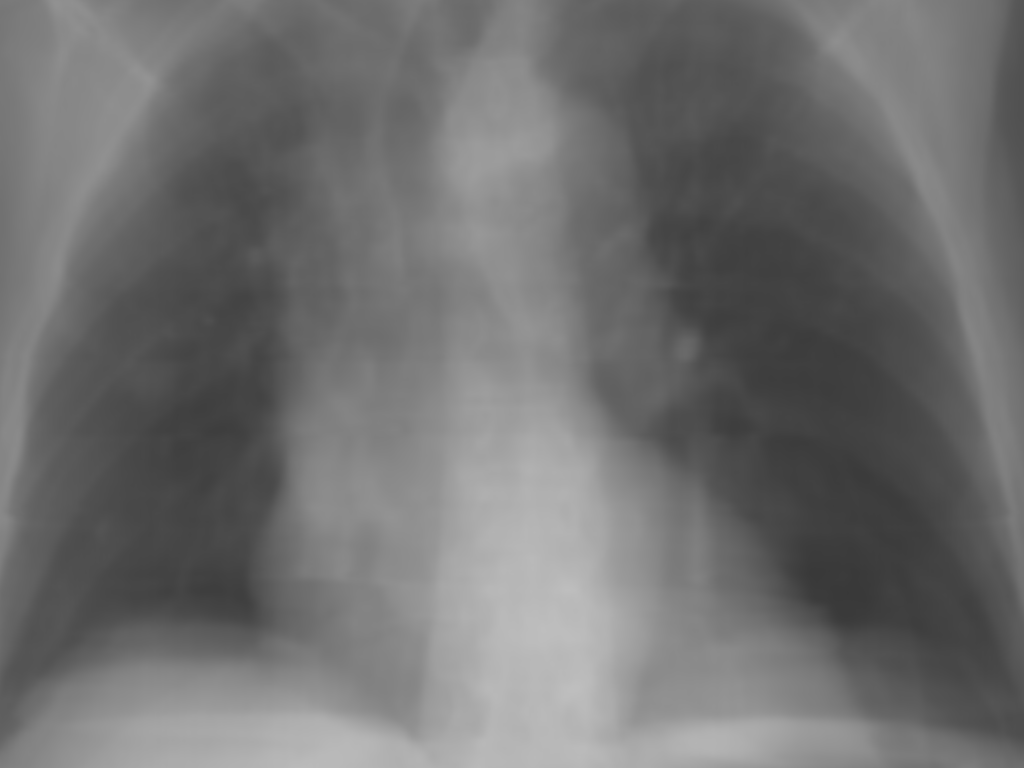
%> input picture MATLAB_FUNCTIONALITIES/DRR-GENERATION-PYTHON/Proj_000.png, 1024 x 768 px
$ octave --eval "result = extractDiaphragm_obsolete(imread('../../../../MATLAB_FUNCTIONALITIES/DRR-GENERATION-PYTHON/Proj_000.png'));"   (GNU Octave 9; MATLAB toolbox functions it lacks are replaced by stand-ins)
%> lines starting %> are read from the running program, lines starting %| are printed output that depends on the picture; in (x1, y1, x2, y2) boxes, pixels count from 0 and x2, y2 are one past the last pixel; in counts of white or black regions, pixels touching at a corner belong together; the program's own positions count from 1
### MatlabFolder/IGT/MATLABModules/Numeric/findConnected.m
function result = findConnected(M,minN)
%% result = findConnected(M,minN)
% ------------------------------------------
% FILE   : findConnected.m
% AUTHOR : Andy Shieh, School of Physics, The University of Sydney
% DATE   : 2013-12-10   Created.
% ------------------------------------------
% PURPOSE
%   Find the maximum connected region of the input image, or excluded
%   regions with less than minN connected pixels.
%   Support only logical input for now.
%
% ------------------------------------------
% INPUT
%
%  M
%   The input logical map.
%
%  minN
%   (Optional) Regions with less than minN connected pixels will be
%   excluded.
%   This field is optional. If it is not input, or input as "0", the
%   function will look for the largest connected region.
%   (default: 0, where findConnected looks for the largest connected
%   region)
%
% OUTPUT
%
%  result
%   The resultant logical map with the unconnected region eliminated.

%% Using MATLAB built-in function bwconncomp

if ~islogical(M)
    error('ERROR: The input M must be in logical format.');
end;

if nargin < 2
    minN = 0;
else
    if ~isnumeric(minN) || ~isscalar(minN) || minN < 0 || mod(minN,1) ~= 0
        error('ERROR: The input minN must be zero or a positive integer.');
    end
end;

conn = bwconncomp(M);
nPixels = cellfun(@numel,conn.PixelIdxList);

if minN == 0
    result = false(size(M));
    [~,idx] = max(nPixels);
    result(conn.PixelIdxList{idx}) = true;
else
    result = M;
    noise_index = find(nPixels < minN);
    for k = 1:length(noise_index);
        result(conn.PixelIdxList{noise_index(k)}) = false;
    end;
end;

return;

### MatlabFolder/IGT/MATLABModules/Numeric/extractDiaphragm_obsolete.m
function [dImg_full,dImg_top,d_full,d_top,d_full_cell,d_top_cell] = extractDiaphragm_obsolete(img,spacing,softCutoff)
%% [dImg_full,dImg_top,d_full,d_top,d_full_cell,d_top_cell] = extractDiaphragm_obsolete(img,spacing,softCutoff)
% ------------------------------------------
% FILE   : extractDiaphragm.m
% AUTHOR : Andy Shieh, ACRF Image X Institute, The University of Sydney
% DATE   : 2018-02-18  Created.
% ------------------------------------------
% PURPOSE
%   Extract diaphragm from an input 3D image.
% ------------------------------------------
% INPUT
%   img:            The input 3D image matrix in IEC geometry (LR, SI, AP)
%   spacing:        (Optional) The pixel spacing of the 3D image (1 by 3
%                   vector) in mm.
%                   Default: [1,1,1]
%   softCutoff:     (Optional) Soft tissue intensity cutoff value for
%                   segmenting the lungs.
%                   Default: Auto-detection.
% OUTPUT
%   dImg_full:      The full extracted diaphragm image.
%   dImg_top:       The top of the extracted diaphragm image.
%   d_full:         Binary mask of the whole diaphragm.
%   d_top:          Binary mask of the top part of the diaphragm.
%   d_full_cell:    A cell specifying the full mask for each of the
%                   diaphragms.
%   d_top_cell:     A cell specifying the top mask for each of the
%                   diaphragms.

%% Hard coded parameters
filtSize = 2; %mm
minVol = 15000; %mm^3
lungOverlap = 1000; % mm^3
topFrac = 1/2;

%% Input check
if nargin < 2
    spacing = [1,1,1];
end

if nargin < 3
    softCutoff = [];
end

%% Extract body and lung as a reference
% First, find the best tissue cutoff value if not input
if isempty(softCutoff)
    cutoffs = linspace(min(img(:)),max(img(:)),50);
%> cutoffs = 50 values from 56 to 191
    for k = 1:length(cutoffs)
        numOfPix(k) = sum(img(:) > cutoffs(k));
    end
%> after the loop, numOfPix = 50 values, max 786426 at index 1, min 0 at index 50, mean 324989.2
    dN = numOfPix(3:end) - numOfPix(1:end-2);
%> dN = 48 values, max -4493 at index 48, min -54419 at index 27, mean -32702.5
    dN = [max(abs(dN)),dN,max(abs(dN))];
%> dN = 50 values, max 54419 at index 1, min -54419 at index 28, mean -29217.7
    % Cutoff that resulted in less than 10% of pixels being soft tissue is
    % very unlikely to be correct
    dN(numOfPix/numel(img) < 0.1) = max(abs(dN));
    % Then within the likely values, pick the one that is most stable to
    % segmentation
    indBestCutoff = round(mean(find(abs(dN) == min(abs(dN)))));
%> indBestCutoff = 38
    softCutoff = cutoffs(indBestCutoff);
%> softCutoff = 157.9
end

% Segment the body and lungs using the soft tissue cutoff
body = img > softCutoff;
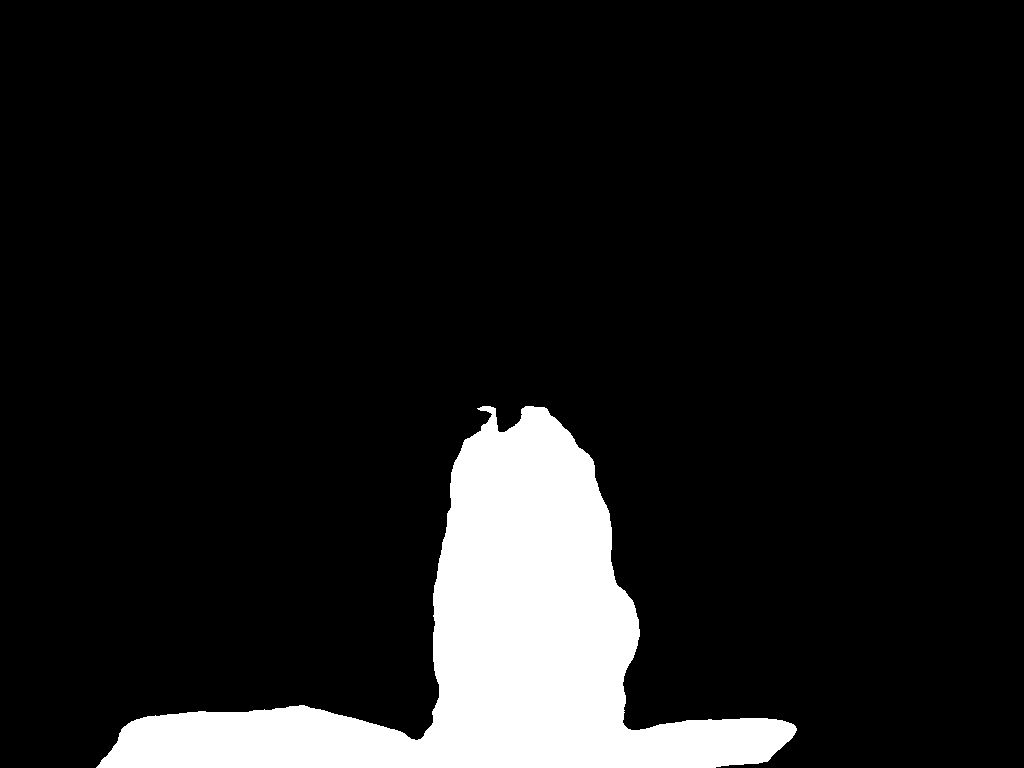
%> body: size 768x1024 logical; 10.7% white; 1 white region, box (x1, y1, x2, y2) and area: (96, 406, 797, 768) 83976
body = findConnected(body);
%> in findConnected, `conn = bwconncomp(M);`: conn = 1 connected component
%> in findConnected, `nPixels = cellfun(@numel,conn.PixelIdxList);`: nPixels = 83976
%> in findConnected, `[~,idx] = max(nPixels);`: idx = 1
ext = findConnected(~body);
lungs = findConnected(~body & ~ext);
%> the run ends on the next line

%% Find diaphragm boundary
% LR,SI,AP gradient
gradX = abs(img(3:end,:,:) - img(1:end-2,:,:));
gradX(2:end+1,:,:) = gradX; gradX(1,:,:) = 0;   gradX(end+1,:,:) = 0;
gradY = img(:,3:end,:) - img(:,1:end-2,:);
gradY(:,2:end+1,:) = gradY; gradY(:,1,:) = 0;   gradY(:,end+1,:) = 0;
gradZ = abs(img(:,:,3:end) - img(:,:,1:end-2));
gradZ(:,:,2:end+1) = gradZ; gradZ(:,:,1) = 0;   gradZ(:,:,end+1) = 0;

% Apply average filter to smooth gradient
for k = 1:size(gradY,2);
    slice = permute(gradX(:,k,:),[1 3 2]);
    gradX(:,k,:) = permute(imfilter(slice,...
        fspecial('average',ceil([filtSize,filtSize] ./ spacing([1,3])))),...
        [1 3 2]);
    slice = permute(gradY(:,k,:),[1 3 2]);
    gradY(:,k,:) = permute(imfilter(slice,...
        fspecial('average',ceil([filtSize,filtSize] ./ spacing([1,3])))),...
        [1 3 2]);
    slice = permute(gradZ(:,k,:),[1 3 2]);
    gradZ(:,k,:) = permute(imfilter(slice,...
        fspecial('average',ceil([filtSize,filtSize] ./ spacing([1,3])))),...
        [1 3 2]);
end

d_full = gradY > sqrt(gradX.^2+gradZ.^2) & ...
    gradY > 0.5*(mean(img(body(:))) - mean(img(lungs(:))));
d_full = findConnected(d_full,round(minVol/prod(spacing)));

% Find connected sections
conSecs = bwconncomp(d_full);
% If no overlap with lungs, then it is not the diaphragm
indNotDiaphragm = [];
for k = 1:length(conSecs.PixelIdxList)
    thisSec = false(size(d_full));
    thisSec(conSecs.PixelIdxList{k}) = true;
    if sum(sum(sum(thisSec & lungs))) < round(lungOverlap/prod(spacing))
        indNotDiaphragm = [indNotDiaphragm,k];
    end
end
conSecs.PixelIdxList = rmcell1D(conSecs.PixelIdxList,indNotDiaphragm);
conSecs.NumObjects = length(conSecs.PixelIdxList);

% Pick the lowest two sections
meanY = zeros(conSecs.NumObjects,1);
for k = 1:conSecs.NumObjects
    meanY(k) = mean(...
        mod(floor((conSecs.PixelIdxList{k} - 1) / size(d_full,1)),size(d_full,2)) + 1);
end
[~,indSortY] = sort(meanY);
d_full = false(size(d_full));
for k = 1:2
    tmp = false(size(d_full));
    tmp(conSecs.PixelIdxList{indSortY(end-k+1)}) = true;
    d_full_cell{k} = tmp;
    for s = 1:size(d_full_cell{k},3)
        if sum(sum(d_full_cell{k}(:,:,s))) < 1; continue; end;
        d_full_cell{k}(:,:,s) = findConnected(d_full_cell{k}(:,:,s));
    end
    d_full_cell{k} = findConnected(d_full_cell{k});
    d_full = d_full | d_full_cell{k};
end

%% Pick only the top part if specified
d_top = false(size(d_full));
for k = 1:length(d_full_cell)
    bw = bwconncomp(d_full_cell{k});
    x = mod((bw.PixelIdxList{1} - 1),size(d_full,1)) + 1;
    y = mod(floor((bw.PixelIdxList{1} - 1) / size(d_full,1)),size(d_full,2)) + 1;
    z = (bw.PixelIdxList{1} - ...
        (y-1) * size(d_full,1) - x) / size(d_full,1) / size(d_full,2) + 1;
    %indTopPoint = find(y == min(y)); indTopPoint = indTopPoint(1);
    %dist = sqrt((x - x(indTopPoint)).^2 + (z - z(indTopPoint)).^2);
    dist = sqrt((x - mean(x)).^2 + (y - min(y)).^2 + (z - mean(z)).^2);
    [~,indTop] = sort(dist);
    mask_this = false(size(d_full));
    mask_this(bw.PixelIdxList{1}(indTop(1:round(end*topFrac)))) = true;
    d_top_cell{k} = mask_this;
    d_top = d_top | d_top_cell{k};
end

%% Diaphragm image
dImg_full = img .* single(d_full);
dImg_top = img .* single(d_top);
end

$ run again, on MATLAB_FUNCTIONALITIES/DRR-GENERATION-PYTHON/Proj_010.png
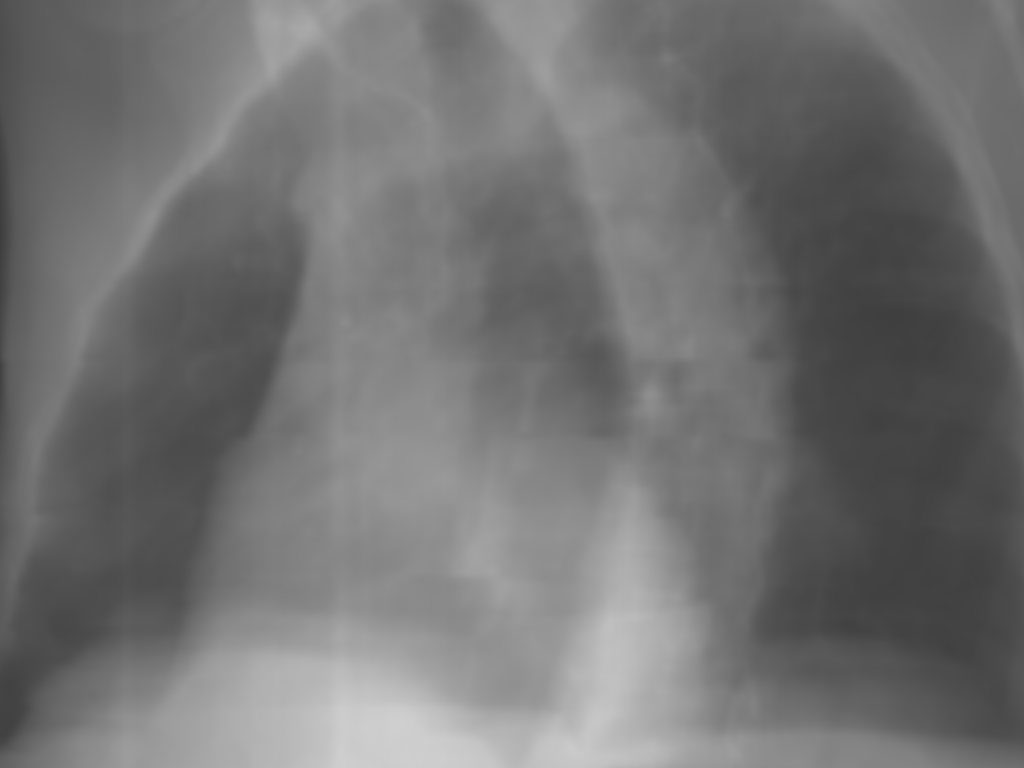
%> input picture MATLAB_FUNCTIONALITIES/DRR-GENERATION-PYTHON/Proj_010.png, 1024 x 768 px
%> cutoffs = 50 values from 61 to 207
%> after the loop in extractDiaphragm_obsolete, `for k = 1:length(cutoffs)`: numOfPix = 50 values, max 786421 at index 1, min 0 at index 50, mean 290971.3
%> in extractDiaphragm_obsolete, `dN = numOfPix(3:end) - numOfPix(1:end-2);`: dN = 48 values, max -4067 at index 46, min -64158 at index 18, mean -32700.2
%> in extractDiaphragm_obsolete, `dN = [max(abs(dN)),dN,max(abs(dN))];`: dN = 50 values, max 64158 at index 1, min -64158 at index 19, mean -28825.8
%> indBestCutoff = 2
%> softCutoff = 63.98
%> in extractDiaphragm_obsolete, `body = img > softCutoff;`:
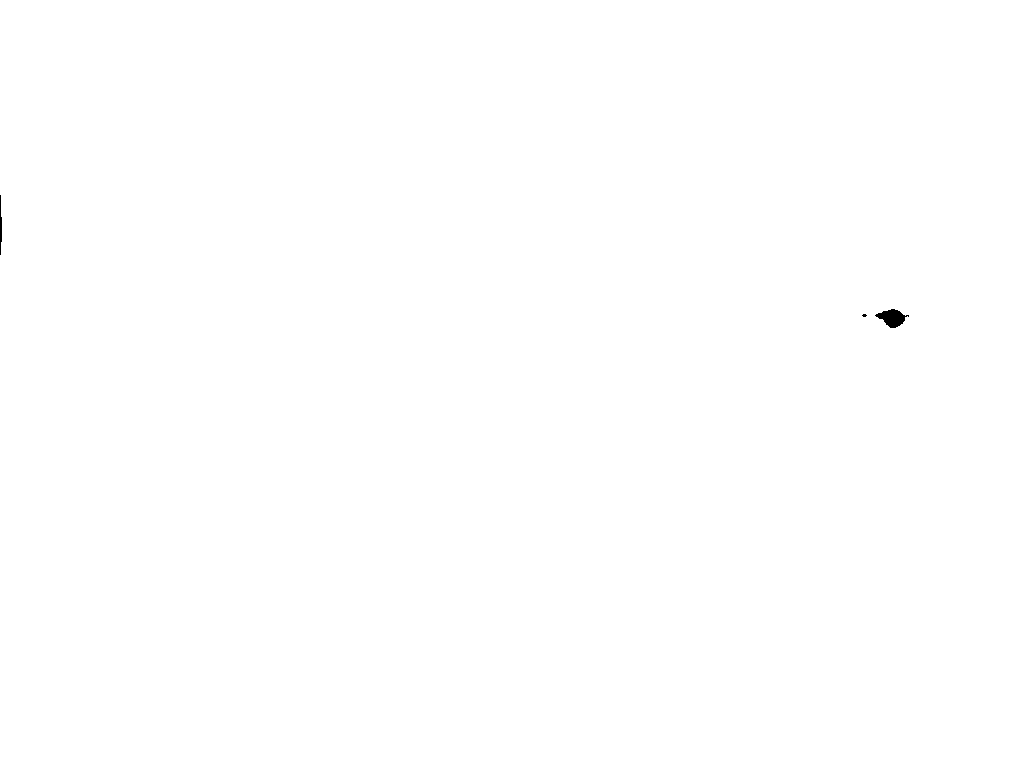
%> body: size 768x1024 logical; 99.9% white; 3 black regions (1 under 20 px), largest, box (x1, y1, x2, y2) and area: (875, 309, 909, 328) 359, (0, 195, 2, 255) 85
%> conn = 1 connected component
%> nPixels = 785977
%> idx = 1
%> result: size 768x1024 logical; 0.05% white; 1 white region, box (x1, y1, x2, y2) and area: (875, 309, 909, 328) 359
%> result: size 768x1024 logical; 0.01% white; 1 white region, box (x1, y1, x2, y2) and area: (0, 195, 2, 255) 85
%> in extractDiaphragm_obsolete, `gradZ = abs(img(:,:,3:end) - img(:,:,1:end-2));`: gradZ = []
%> after the loop in extractDiaphragm_obsolete, `for k = 1:size(gradY,2);`:
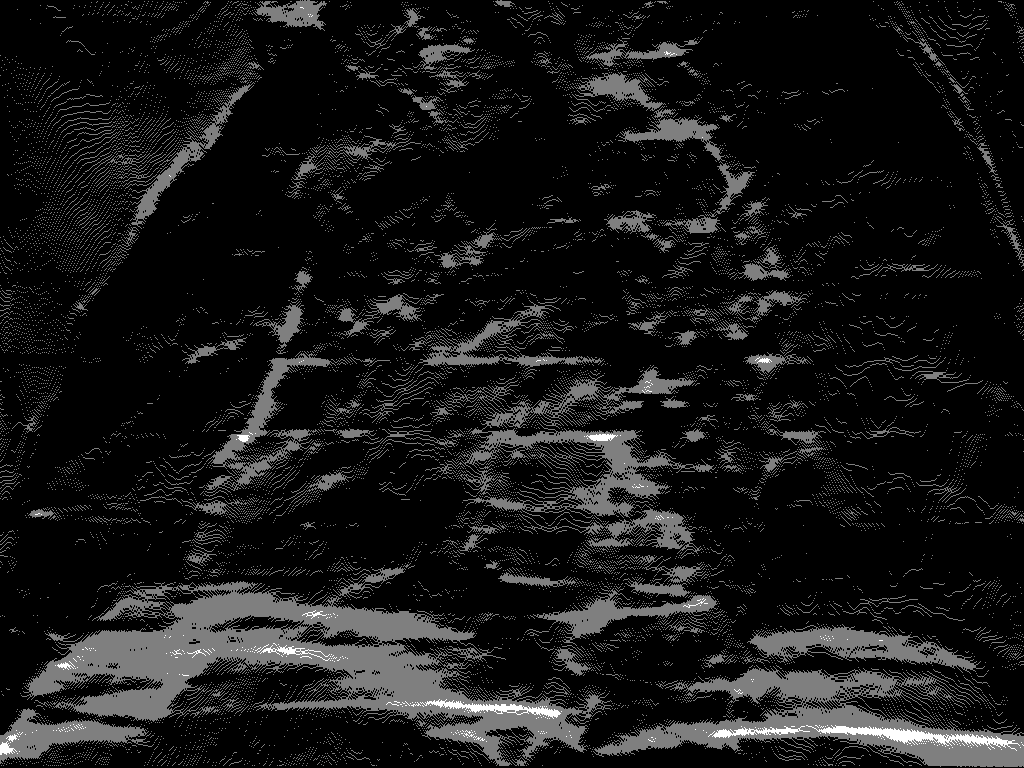
%> gradX: size 768x1024 uint8; min 0, max 2, mean 0.186; drawn with min black and max white
%> conSecs = 0 connected components
%> cellSize = [1 0]
%> outputCell = {}
%> after the loop in rmcell1D, ``: count = 0
%> conSecs.PixelIdxList = {}
%> conSecs.NumObjects = 0
%> indSortY = []

$ run again, on MATLAB_FUNCTIONALITIES/DRR-GENERATION-PYTHON/Proj_020.png
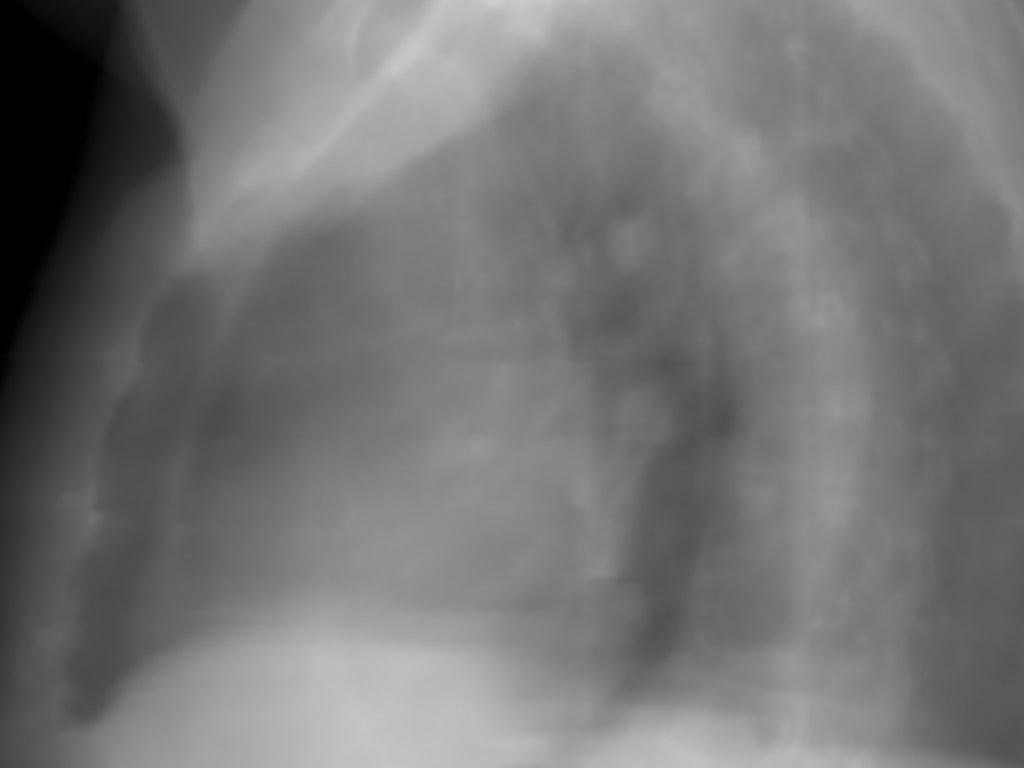
%> input picture MATLAB_FUNCTIONALITIES/DRR-GENERATION-PYTHON/Proj_020.png, 1024 x 768 px
%> cutoffs = 50 values from 0 to 206
%> after the loop in extractDiaphragm_obsolete, `for k = 1:length(cutoffs)`: numOfPix = 50 values, max 768402 at index 1, min 0 at index 50, mean 443591.2
%> in extractDiaphragm_obsolete, `dN = numOfPix(3:end) - numOfPix(1:end-2);`: dN = 48 values, max -351 at index 48, min -103508 at index 30, mean -31953.7
%> in extractDiaphragm_obsolete, `dN = [max(abs(dN)),dN,max(abs(dN))];`: dN = 50 values, max 103508 at index 1, min -103508 at index 31, mean -26535.2
%> indBestCutoff = 3
%> softCutoff = 8.41
%> in extractDiaphragm_obsolete, `body = img > softCutoff;`:
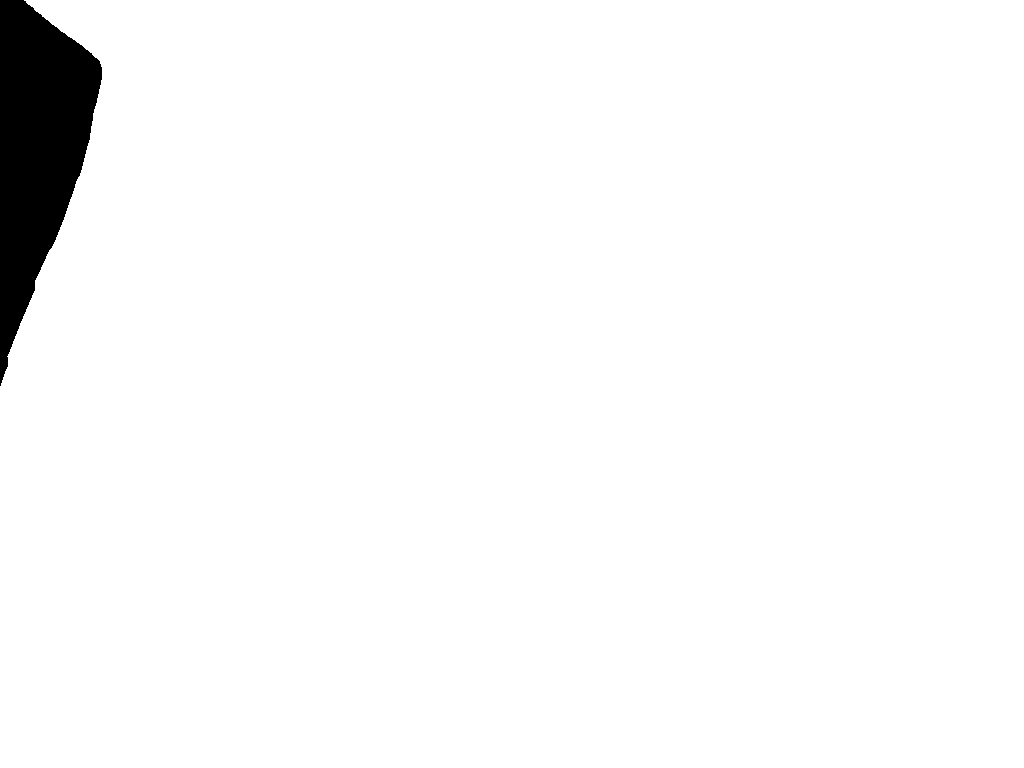
%> body: size 768x1024 logical; 97.2% white; 1 black region, box (x1, y1, x2, y2) and area: (0, 0, 102, 386) 22411
%> conn = 1 connected component
%> nPixels = 764021
%> idx = 1
